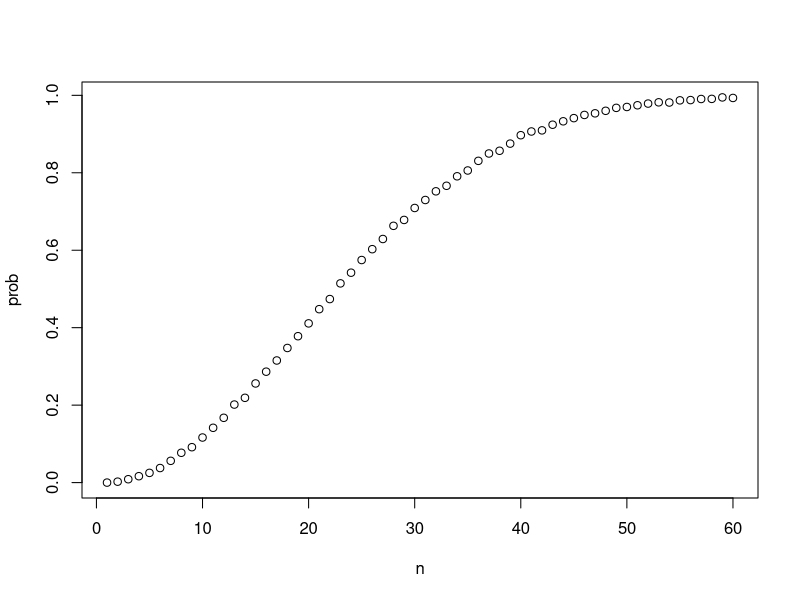
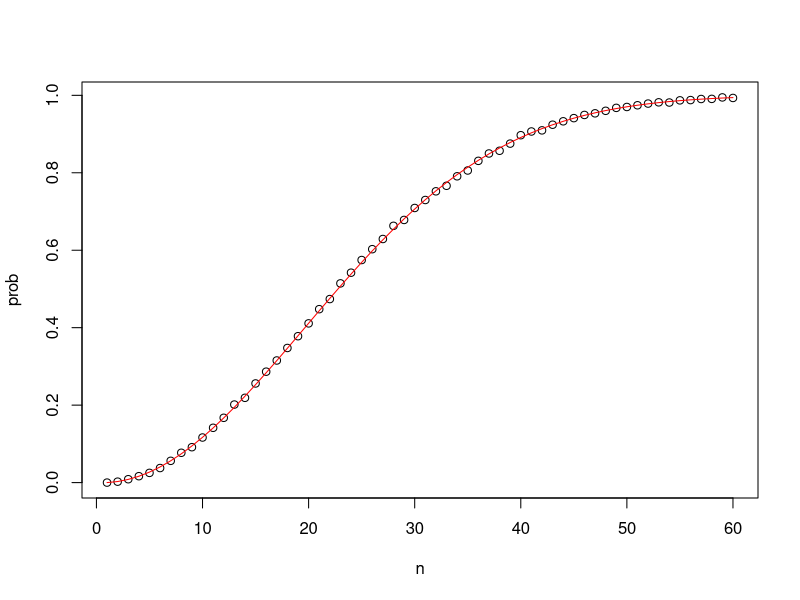
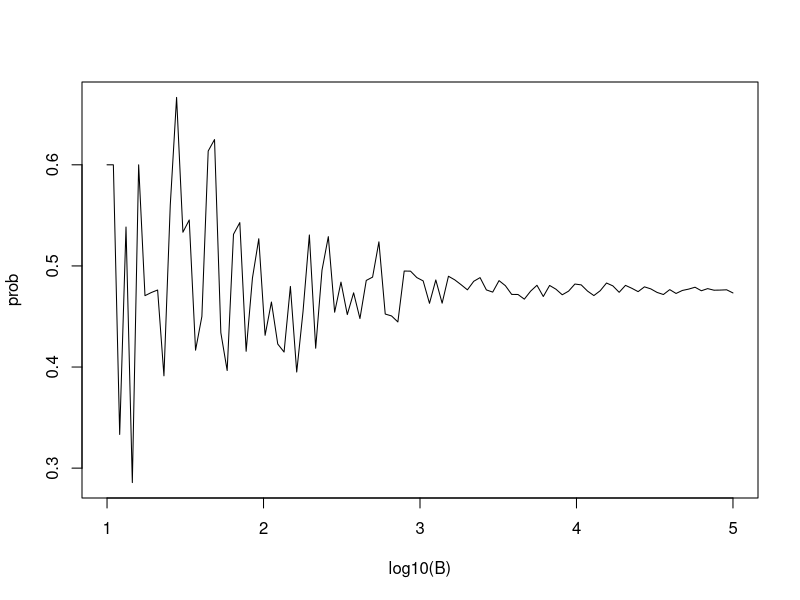
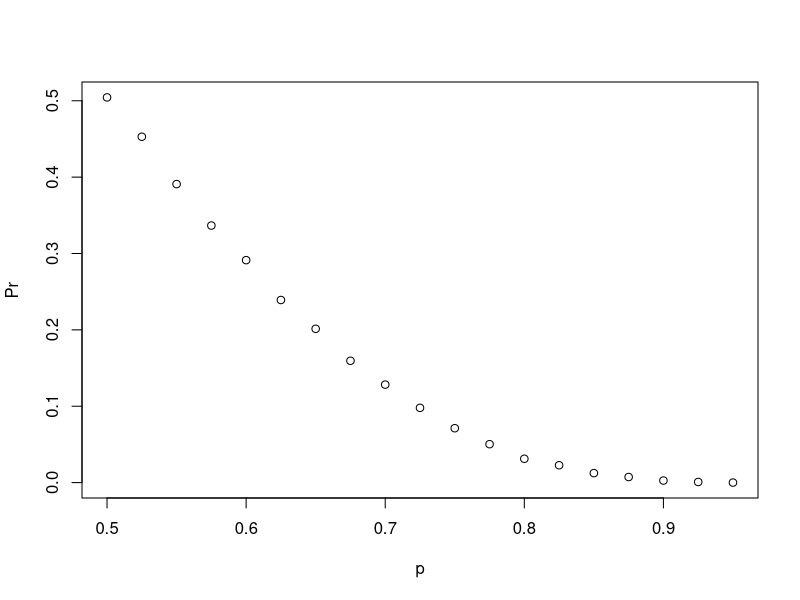
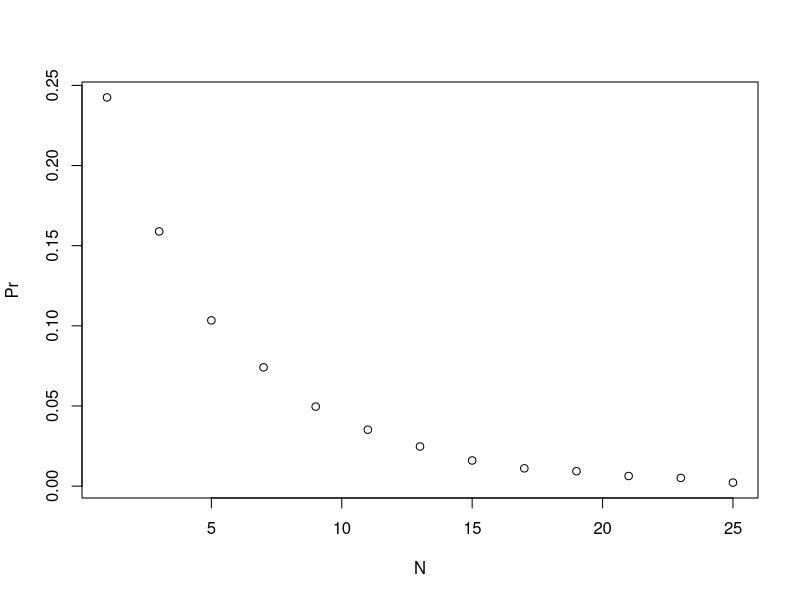
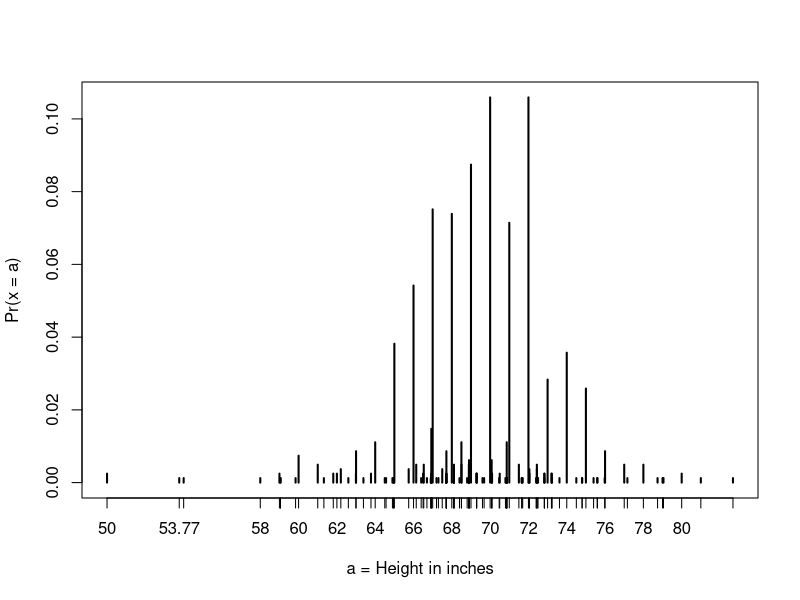
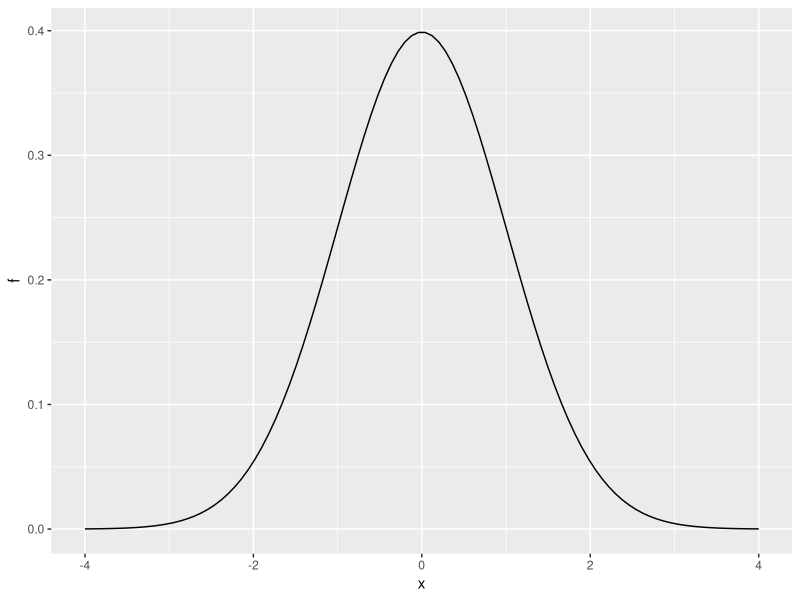
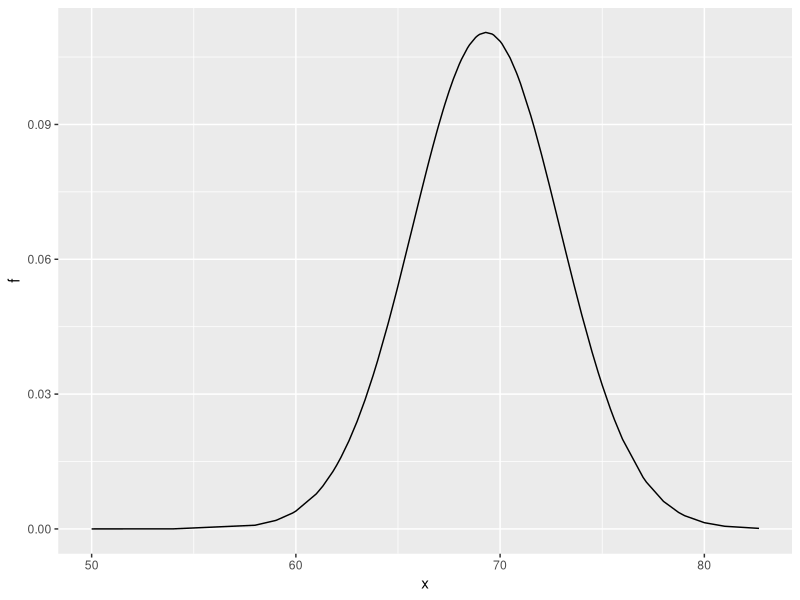

Recreate these plots in R, in order.
#  Introducing paste() and expand.grid()
# joining strings with paste
number <- "Three"
suit <- "Hearts"
paste(number, suit)

# joining vectors element-wise with paste
paste(letters[1:5], as.character(1:5))

# generating combinations of 2 vectors with expand.grid
expand.grid(pants = c("blue", "black"), shirt = c("white", "grey", "plaid"))

# Generating a deck of cards
suits <- c("Diamonds", "Clubs", "Hearts", "Spades")
numbers <- c("Ace", "Deuce", "Three", "Four", "Five", "Six", "Seven", "Eight", "Nine", "Ten", "Jack", "Queen", "King")
deck <- expand.grid(number = numbers, suit = suits)
deck <- paste(deck$number, deck$suit)

# probability of drawing a king
kings <- paste("King", suits)
mean(deck %in% kings)

# Permutations and combinations
# combination - choose p items from n items where order doesnt matter
# permutation - choose p items from n items where order matters
# install.packages('gtools')
library(gtools)
permutations(5,2)    # ways to choose 2 numbers in order from 1:5
permutations(3,2)    # order matters
combinations(3,2)    # order does not matter

all_phone_numbers <- permutations(10, 7, v = 0:9)
n <- nrow(all_phone_numbers)
all_phone_numbers <- permutations(10, 7, v = 0:9, repeats.allowed = T)
n <- nrow(all_phone_numbers)
index <- sample(n, 5)
all_phone_numbers[index,]

# probability of drawing a second king given that one king is drawn
hands <- permutations(52,2, v = deck)
hands
first_card <- hands[,1]
second_card <- hands[,2]
sum(first_card %in% kings)

sum(first_card %in% kings & second_card %in% kings) / sum(first_card %in% kings)

mean(first_card %in% kings & second_card %in% kings) # same as (1/13)*(3/51)

# Probability of a natural 21 in blackjack
aces <- paste("Ace", suits)
facecard <- c("King", "Queen", "Jack", "Ten")
facecard <- expand.grid(number = facecard, suit = suits)
facecard <- paste(facecard$number, facecard$suit)

hands <- combinations(52, 2, v=deck) # all possible hands

# probability of a natural 21 given that the ace is listed first in `combinations`
mean(hands[,1] %in% aces & hands[,2] %in% facecard)

# probability of a natural 21 checking for both ace first and ace second
mean((hands[,1] %in% aces & hands[,2] %in% facecard)|(hands[,2] %in% aces & hands[,1] %in% facecard))



# Monte Carlo simulation of natural 21 in blackjack
# Note that your exact values will differ because the process is random and the seed is not set.

# code for one hand of blackjack
hand <- sample(deck, 2)
hand

# code for B=10,000 hands of blackjack
B <- 10000
results <- replicate(B, {
  hand <- sample(deck, 2)
  (hand[1] %in% aces & hand[2] %in% facecard) | (hand[2] %in% aces & hand[1] %in% facecard)
})
mean(results)  # very close to the probability that we got earlier


# The birthday problem
# We can compute the probability of shared birthdays in a group of people by modeling birthdays as random draws from the numbers 1 through 365. We can then use this sampling model of birthdays to run a Monte Carlo simulation to estimate the probability of shared birthdays.
# checking for duplicated bdays in one 50 person group
n <- 50
bdays <- sample(1:365, n, replace = TRUE)    # generate n random birthdays
any(duplicated(bdays))    # check if any birthdays are duplicated

# Monte Carlo simulation with B=10000 replicates
B <- 10000
results <- replicate(B, {    # returns vector of B logical values
  bdays <- sample(1:365, n, replace = TRUE)
  any(duplicated(bdays))
})
mean(results) 

# function to calculate probability of shared bdays across n people
compute_prob <- function(n, B = 10000) {
  same_day <- replicate(B, {
    bdays <- sample(1:365, n, replace = TRUE)
    any(duplicated(bdays))
  })
  mean(same_day)
}

n <- seq(1, 60)
prob <- sapply(n, compute_prob)    # element-wise application of compute_prob to n
plot(n, prob)

# Computing birthday problem probabilities with sapply
# function for computing exact probability of shared birthdays for any n
exact_prob <- function(n){
  prob_unique <- seq(365, 365-n+1)/365   # vector of fractions for mult. rule
  1 - prod(prob_unique)    # calculate prob of no shared birthdays and subtract from 1
}

# applying function element-wise to vector of n values
eprob <- sapply(n, exact_prob)

# plotting Monte Carlo results and exact probabilities on same graph
plot(n, prob)    # plot Monte Carlo results
lines(n, eprob, col = "red")    # add line for exact prob

# Estimating a practical value of B
# This code runs Monte Carlo simulations to estimate the probability of shared birthdays using several B values and plots the results. When B is large enough that the estimated probability stays stable, then we have selected a useful value of B.

B <- 10^seq(1, 5, len = 100)    # defines vector of many B values
compute_prob <- function(B, n = 22){    # function to run Monte Carlo simulation with each B
  same_day <- replicate(B, {
    bdays <- sample(1:365, n, replace = TRUE)
    any(duplicated(bdays))
  })
  mean(same_day)
}

prob <- sapply(B, compute_prob)    # apply compute_prob to many values of B
plot(log10(B), prob, type = "l") # after B = 10^4 the graph is stable. We can see that it is a good number of iterations

# Lab
cyan <- 3
magenta <- 5
yellow <- 7
p_yellow <- yellow / (cyan + magenta + yellow)
p_yellow^6

p_no6 = 1-1/6
p_no6^6

simulated_games <- sample(c("lose","win"), 4, replace = TRUE, prob = c(0.6, 0.4))
B <- 10000
set.seed(1)
celtic_wins <- replicate(B, {
  simulated_games <- sample(c("lose","win"), 4, replace = TRUE, prob = c(0.6, 0.4))
  any(simulated_games == "win")
})
mean(celtic_wins)

# Monte Carlo simulations can be used to simulate random outcomes, which makes them useful when exploring ambiguous or less intuitive problems like the Monty Hall problem.
# In the Monty Hall problem, contestants choose one of three doors that may contain a prize. Then, one of the doors that was not chosen by the contestant and does not contain a prize is revealed. The contestant can then choose whether to stick with the original choice or switch to the remaining unopened door.
# Although it may seem intuitively like the contestant has a 1 in 2 chance of winning regardless of whether they stick or switch, Monte Carlo simulations demonstrate that the actual probability of winning is 1 in 3 with the stick strategy and 2 in 3 with the switch strategy.

# Monte Carlo simulation of stick strategy
B = 10000
set.seed(1)
stick = replicate(B, {
  doors = c(1:3)
  selected.door = sample(doors, 1)
  reward.door = sample(doors, 1)
  selected.door == reward.door
})
mean(stick)

# Monte Carlo simulation of change door strategy
B <- 10000
set.seed(1)
non.stick <- replicate(B, {
  doors <- c(1:3)
  selected.door <- sample(doors, 1)
  remaining.doors <- doors[!(doors == selected.door)]
  reward.door <- sample(doors, 1)
  non.reward.door <- doors[!(doors == reward.door)]
  open.door.choice <- remaining.doors[!(remaining.doors == reward.door)]
  if(length(open.door.choice) == 1){
    open.door = open.door.choice
  }else{
    open.door <- sample(open.door.choice,1)
  }
  switch.door <- doors[!(doors==open.door | doors==selected.door)]
  switch.door == reward.door
})
mean(non.stick)


# The Cavs and the Warriors Lab
# Assign a variable 'n' as the number of remaining games.
n <- 6

# Assign a variable `outcomes` as a vector of possible game outcomes, where 0 indicates a loss and 1 indicates a win for the Cavs.
outcomes <- c(0,1)

# Assign a variable `l` to a list of all possible outcomes in all remaining games. Use the `rep` function on `list(outcomes)` to create list of length `n`. 
l <- rep(list(outcomes), n)

# Create a data frame named 'possibilities' that contains all combinations of possible outcomes for the remaining games.
possibilities <- expand.grid(l)

# Create a vector named 'results' that indicates whether each row in the data frame 'possibilities' contains enough wins for the Cavs to win the series.
results <- rowSums(possibilities)>=4

# Calculate the proportion of 'results' in which the Cavs win the series. Print the outcome to the console.
mean(results)

# Solving the same with MonteCarlo
B = 10000
set.seed(1)
results <- replicate(B, {
  outcomes = c(1,0)
  sum(sample(outcomes,6, replace = T, prob = c(0.5,0.5)))>=4
})
mean(results)



# Two teams, A and B, are playing a seven series game series. Team A is better than team B and has a p>0.5 chance of winning each game.
# Use the function sapply to compute the probability, call it Pr of winning for p <- seq(0.5, 0.95, 0.025).
# Then plot the result plot(p, Pr).

# Let's assign the variable 'p' as the vector of probabilities that team A will win.
p <- seq(0.5, 0.95, 0.025)

# Given a value 'p', the probability of winning the series for the underdog team B can be computed with the following function based on a Monte Carlo simulation:
prob_win <- function(p){
  B <- 10000
  result <- replicate(B, {
    b_win <- sample(c(1,0), 7, replace = TRUE, prob = c(1-p, p))
    sum(b_win)>=4
  })
  mean(result)
}

# Apply the 'prob_win' function across the vector of probabilities that team A will win to determine the probability that team B will win. Call this object 'Pr'.
Pr <- sapply(p,prob_win)

# Plot the probability 'p' on the x-axis and 'Pr' on the y-axis.
plot(p,Pr)

# doing the same thing as above with N (best of N games) changing and prob of A to win as 0.75
N = seq(1,25,2)
prob_win <- function(N, p=0.75){
  B <- 10000
  result <- replicate(B, {
    b_win <- sample(c(1,0), N, replace = TRUE, prob = c(1-p, p))
    sum(b_win)>=(N+1)/2
  })
  mean(result)
}

Pr <- sapply(N,prob_win)
plot(N,Pr)


# Labs
library(gtools)
nrow(permutations(8,3))
nrow(permutations(3,3))
6/336

# Monte carlo simulation can all the winners be from Jamaica out of 8 runners
runners <- c("Jamaica", "Jamaica", "Jamaica", "USA", "Ecuador", "Netherlands", "France", "South Africa")
runners <- c(1:8)
B = 10000
set.seed(1)
result = replicate(B, {
  gold = sample(runners, 1)
  left = runners[!(runners == gold)]
  silver = sample(left,1)
  left2 = left[!(left == silver)]
  bronze = sample(left2,1)
  gold <= 3 & silver <=3 & bronze <= 3
})
mean(result)

####
nrow(combinations(6,1)) * nrow(combinations(6,2)) * nrow(combinations(2,1))
nrow(combinations(6,1)) * nrow(combinations(6,2)) * nrow(combinations(3,1))
nrow(combinations(6,1)) * nrow(combinations(6,3)) * nrow(combinations(3,1))

n <- c(1:12)
func = function(n){
  return(nrow(combinations(n,1)) * nrow(combinations(6,2)) * nrow(combinations(3,1))
)
}
result = sapply(n,func)
names(result) = n
result

n <- c(2:12)
func = function(n){
  return(nrow(combinations(6,1)) * nrow(combinations(n,2)) * nrow(combinations(3,1))
  )
}
result = sapply(n,func)
names(result) = n
result

# Lab Easophagel cancer

head(esoph)
nrow(esoph)
all_cases = sum(esoph$ncases)
all_cases
all_controls = sum(esoph$ncontrols)
all_controls

install.packages('tidyverse')

library('tidyverse')
summary <- esoph %>% group_by(alcgp) %>% summarize(sum_cases = sum(ncases), sum_control = sum(ncontrols)) %>% mutate(prob = sum_cases/(sum_control+ sum_cases))
View(summary)

a = esoph[esoph$alcgp == '120+',]
View(a)
sum(a$ncases)/sum(a$ncontrols)
unique(esoph$alcgp)

summary <- esoph %>% group_by(tobgp) %>% summarize(sum_cases = sum(ncases), sum_control = sum(ncontrols)) %>% mutate(prob = sum_cases/(sum_control+ sum_cases))
View(summary)

1- (78/all_cases)
1 - (525/all_controls)
45/all_cases
31/all_cases


summary <- esoph %>% mutate(grp = paste(alcgp,tobgp)) %>% group_by(grp) %>% summarize(sum_cases = sum(ncases), sum_control = sum(ncontrols)) %>% mutate(prob = sum_cases/(sum_control+ sum_cases))
View(summary)
10/all_cases

45+31-10
66/all_cases

67/all_controls
(45/all_cases) / (67/all_controls)

82/all_controls
13/all_controls

67+82-13
136/all_controls

(66/all_cases) / (136/all_controls)

# Cumulative distribution function
# Define x as male heights from the dslabs heights dataset:
  
library(tidyverse)
# install.packages('dslabs')
library(dslabs)
data(heights)
x <- heights %>% filter(sex=="Male") %>% pull(height)
# Given a vector x, we can define a function for computing the CDF of x using:
  
F <- function(a) mean(x <= a)
1 - F(70)    # probability of male taller than 70 inches

# Using pnorm() to calculate probabilities
# pnorm gives the cumm probability to have a value less than a particular value (70.5)
# in a distribution x, assuming it is normally distributed with mean(x) and sd(x)
pnorm(70.5, mean(x), sd(x))  # prob to have a height less than 70.5
1 - pnorm(70.5, mean(x), sd(x)) # prob to have a heigh more than or equal to 70.5

# Discretization and the normal approximation
# plot distribution of exact heights in data
plot(prop.table(table(x)), xlab = "a = Height in inches", ylab = "Pr(x = a)")

# probabilities in actual data over length 1 ranges containing an integer
mean(x <= 68.5) - mean(x <= 67.5)
mean(x <= 69.5) - mean(x <= 68.5)
mean(x <= 70.5) - mean(x <= 69.5)

# probabilities in normal approximation match well
pnorm(68.5, mean(x), sd(x)) - pnorm(67.5, mean(x), sd(x))
pnorm(69.5, mean(x), sd(x)) - pnorm(68.5, mean(x), sd(x))
pnorm(70.5, mean(x), sd(x)) - pnorm(69.5, mean(x), sd(x))

# probabilities in actual data over other ranges don't match normal approx as well
mean(x <= 70.9) - mean(x <= 70.1)
pnorm(70.9, mean(x), sd(x)) - pnorm(70.1, mean(x), sd(x))


# qnorm provides the reverse of pnorm
qnorm(0.99,69,3) # value of 99%ile of a distribution with mean 69 & sd 3


# Plotting the probability density for the normal distribution
library(tidyverse)
x <- seq(-4, 4, length = 100)
data.frame(x, f = dnorm(x)) %>%
  ggplot(aes(x, f)) +
  geom_line()

# Understanding the diff between pnorm & dnorm
# dnorm - gives the prob of a particular guy selected randomly to have a particular height
# pnorm - gives the cumm prob of all the guys to have height less than a particular height
data(heights)
x <- heights %>% filter(sex=="Male") %>% pull(height)
data.frame(x, f = dnorm(x, mean(x), sd(x))) %>%
  ggplot(aes(x, f)) +
  geom_line()


data(heights)
x <- heights %>% filter(sex=="Male") %>% pull(height)
data.frame(x, density.f = dnorm(x, mean(x), sd(x)), prob.f = pnorm(x, mean(x), sd(x))) %>%
  ggplot(aes(x, density.f)) +geom_line(color='blue') + geom_line(aes(x,prob.f), color='red') + geom_text(aes(x=80, y = 1.1, label = 'prob (pnorm'), size = 3, color = 'red') + geom_text(aes(x=80, y = 0.1, label = 'density (dnorm'), size = 3, color = 'blue') + ggtitle('Difference between dnorm & pnorm') + ylab('Probability') + xlab('x - Height')

# Generating normally distributed random numbers
# define x as male heights from dslabs data
library(tidyverse)
library(dslabs)
data(heights)
x <- heights %>% filter(sex=="Male") %>% pull(height)

# generate simulated height data using normal distribution - both datasets should have n observations
n <- length(x)
avg <- mean(x)
s <- sd(x)
simulated_heights <- rnorm(n, avg, s)

# plot distribution of simulated_heights
data.frame(simulated_heights = simulated_heights) %>%
  ggplot(aes(simulated_heights)) +
  geom_histogram(color="black", binwidth = 2)

# Monte Carlo simulation of tallest person over 7 feet
B <- 10000
tallest <- replicate(B, {
  simulated_data <- rnorm(800, avg, s)    # generate 800 normally distributed random heights
  max(simulated_data)    # determine the tallest height
})
mean(tallest >= 7*12) 

# You may encounter other continuous distributions (Student t, chi-squared, exponential, gamma, beta, etc.).
# R provides functions for density (d), quantile (q), probability distribution (p) and random number generation (r) for many of these distributions.
# Each distribution has a matching abbreviation (for example, norm() or t()) that is paired with the related function abbreviations (d, p, q, r) to create appropriate functions.
# For example, use rt() to generate random numbers for a Monte Carlo simulation using the Student t distribution.


# Lab
female_avg <- 64
female_sd <- 3
pnorm(5*12, female_avg, female_sd)
1 - pnorm(6*12, female_avg, female_sd)

female_avg <- 64*2.54
female_sd <- 3*2.54
pnorm(67*2.54, female_avg, female_sd) - pnorm(61*2.54, female_avg, female_sd)

female_avg <- 64
female_sd <- 3
pnorm(67, female_avg, female_sd) - pnorm(61, female_avg, female_sd)

# Lab - The distribution of IQ scores is approximately normally distributed. The average is 100 and the standard deviation is 15. Suppose you want to know the distribution of the person with the highest IQ in your school district, where 10,000 people are born each year.
# Generate 10,000 IQ scores 1,000 times using a Monte Carlo simulation. Make a histogram of the highest IQ scores.
# The variable `B` specifies the number of times we want the simulation to run.
B <- 1000
set.seed(1)
highestIQ <- replicate(B, {
  max(rnorm(10000,100,15))
})
hist(highestIQ)

# Lab
set.seed(16,sample.kind = 'Rounding')
act_scores = rnorm(10000, 20.9, 5.7)
mean(act_scores)
sd(act_scores)
sum(act_scores>=36)
mean(act_scores>30)
mean(act_scores<=10)

x = seq(1,36)
f_x = dnorm(x,20.9,5.7)
plot(x,f_x)
z = scale(act_scores)
mean(z>2)
min(act_scores[z>2])
qnorm(0.975,20.9,5.7)

fun = function(n){
  return(dnorm(n,20.9,5.7))
}
y = sapply(x, fun)
plot(x,y)

x <- seq(1,36)
data.frame(x, density.f = dnorm(x, mean(x), sd(x)), prob.f = pnorm(x, mean(x), sd(x))) %>%
  ggplot(aes(x, density.f)) +geom_line(color='blue') + geom_line(aes(x,prob.f), color='red')

df = data.frame(x, density.f = dnorm(x, mean(x), sd(x)), prob.f = pnorm(x, mean(x), sd(x)))
View(df)

qnorm(0.95,20.9,5.7)

p <- seq(0.01, 0.99, 0.01)
sample_quantiles <- quantile(act_scores,p)
sample_quantiles
theoretical_quantiles <- qnorm(p,20.9,5.7)
plot(theoretical_quantiles,sample_quantiles)

# Modeling a random variable
# define random variable x to be 1 if blue, 0 otherwise
beads <- rep(c("red", "blue"), times = c(2, 3))
x <- ifelse(sample(beads, 1) == "blue", 1, 0)

# demonstrate that the random variable is different every time
ifelse(sample(beads, 1) == "blue", 1, 0)
ifelse(sample(beads, 1) == "blue", 1, 0)
ifelse(sample(beads, 1) == "blue", 1, 0)

# Monte Carlo simulation: Chance of casino losing money on roulette
# We build a sampling model for the random variable  S  that represents the casino's total winnings. 

# sampling model 1: define urn, then sample
color <- rep(c("Black", "Red", "Green"), c(18, 18, 2)) # define the urn for the sampling model
n <- 1000
X <- sample(ifelse(color == "Red", -1, 1), n, replace = TRUE)
X[1:10]

# sampling model 2: define urn inside sample function by noting probabilities
x <- sample(c(-1, 1), n, replace = TRUE, prob = c(18/38, 20/38))    # 1000 independent draws
S <- sum(x)    # total winnings = sum of draws
S

# We use the sampling model to run a Monte Carlo simulation and use the results to estimate the probability of the casino losing money.
n <- 1000    # number of roulette players
B <- 10000    # number of Monte Carlo experiments
S <- replicate(B, {
  X <- sample(c(-1,1), n, replace = TRUE, prob = c(9/19, 10/19))    # simulate 1000 spins
  sum(X)    # determine total profit
})

mean(S < 0)  # probability of the casino losing money

# We can plot a histogram of the observed values of S as well as the normal density curve based on the mean and standard deviation of S.

library(tidyverse)
s <- seq(min(S), max(S), length = 100)    # sequence of 100 values across range of S
normal_density <- data.frame(s = s, f = dnorm(s, mean(S), sd(S))) # generate normal density for S
data.frame (S = S) %>%    # make data frame of S for histogram
  ggplot(aes(S, ..density..)) +
  geom_histogram(color = "black", binwidth = 10) +
  ylab("Probability") +
  geom_line(data = normal_density, mapping = aes(s, f), color = "blue")


# CLT
# The Central Limit Theorem (CLT) says that the distribution of the sum of a random variable is approximated by a normal distribution.

# The expected value of a random variable,  E[X]=μ , is the average of the values in the urn. This represents the expectation of one draw. 
# The standard error of one draw of a random variable is the standard deviation of the values in the urn.
# The expected value of the sum of draws is the number of draws times the expected value of the random variable. 
# The standard error of the sum of independent draws of a random variable is the square root of the number of draws times the standard deviation of the urn. 
# Equations
# These equations apply to the case where there are only two outcomes,  a  and  b  with proportions  p  and  1−p  respectively. The general principles above also apply to random variables with more than two outcomes.

# Expected value of a random variable: 
#  ap+b(1−p) 
# Expected value of the sum of n draws of a random variable: 
#  n×(ap+b(1−p)) 
# Standard deviation of an urn with two values: |b-a| * sqrt(p*(1-p))
# Standard error of the sum of n draws of a random variable: sqrt(n) * |b-a| * sqrt(p*(1-p))

# Lab American Roulette probabilities
# An American roulette wheel has 18 red, 18 black, and 2 green pockets. Each red and black pocket is associated with a number from 1 to 36. The two remaining green slots feature "0" and "00". Players place bets on which pocket they think a ball will land in after the wheel is spun. Players can bet on a specific number (0, 00, 1-36) or color (red, black, or green).

# What are the chances that the ball lands in a green pocket?
green <- 2
black <- 18
red <- 18
p_green = green/(green + black + red)
p_green

# In American roulette, the payout for winning on green is $17. This means that if you bet $1 and it lands on green, you get $17 as a prize.
# Create a model to predict your winnings from betting on green one time.
green <- 2
black <- 18
red <- 18

set.seed(1)
X = ifelse(sample(c('g','b','r'),1,prob=c(2/38,18/38,18/38)) == 'g',17,-1)

p_green = green/(green + black + red)
p_not_green = 1-p_green
expected_outcome = (17*p_green) + (-1*p_not_green)
expected_outcome

# Now, compute the standard error of that random variable, which represents a single outcome after one spin of the roulette wheel.
standard_err = abs(17-(-1))*sqrt(p_green * p_not_green)
standard_err

# Now create a random variable S that sums your winnings after betting on green 1,000 times.
set.seed(1)
n = 1000
X = ifelse(sample(c('g','b','r'),n,replace = T,prob=c(2/38,18/38,18/38)) == 'g',17,-1)
S = sum(X)
S

# In the previous exercise, you generated a vector of random outcomes, S, after betting on green 1,000 times.
# What is the expected value of S?
expected_outcome_n = n*expected_outcome
expected_outcome_n

# You generated the expected value of S, the outcomes of 1,000 bets that the ball lands in the green pocket, in the previous exercise.
# What is the standard error of S?
standard_err = abs(17-(-1))*sqrt(p_green * p_not_green)
standard_err_n = sqrt(n) * standard_err
standard_err_n

# Lab what is the prob of winning in green in 100 bets
# Assign a variable `p_green` as the probability of the ball landing in a green pocket
p_green <- 2 / 38

# Assign a variable `p_not_green` as the probability of the ball not landing in a green pocket
p_not_green <- 1-p_green

# Define the number of bets using the variable 'n'
n <- 100

# Calculate 'avg', the expected outcome of 100 spins if you win $17 when the ball lands on green and you lose $1 when the ball doesn't land on green
avg <- n * (17*p_green + -1*p_not_green)

# Compute 'se', the standard error of the sum of 100 outcomes
se <- sqrt(n) * (17 - -1)*sqrt(p_green*p_not_green)

# Using the expected value 'avg' and standard error 'se', compute the probability that you win money betting on green 100 times.
1-pnorm(0,avg,se)


# Lab
# Assign a variable `p_green` as the probability of the ball landing in a green pocket
p_green <- 2 / 38

# Assign a variable `p_not_green` as the probability of the ball not landing in a green pocket
p_not_green <- 1-p_green

# Define the number of bets using the variable 'n'
n <- 100

# The variable `B` specifies the number of times we want the simulation to run. Let's run the Monte Carlo simulation 10,000 times.
B <- 10000

# Use the `set.seed` function to make sure your answer matches the expected result after random sampling.
set.seed(1)

# Create an object called `S` that replicates the sample code for `B` iterations and sums the outcomes.
S = replicate(B,{
  s = sample(c(17,-1),n,replace = T, prob = c(p_green, p_not_green))
  sum(s)
  })

# Compute the average value for 'S'
mean(S)
sd(S)
              
mean(S>0)


# SAT Lab
p = 1/5
expected_val = p*1+ (-0.25*(1-p))
std_err = abs(1-(-0.25))*sqrt(p*(1-p))
std_err_all = std_err*sqrt(44)
std_err_all

set.seed(21, sample.kind = 'Rounding')
S = replicate(10000,{
  s = sample(c(1,-0.25),44,replace=T, prob = c(0.2,0.8))
  sum(s)
})

mean(S>=8)

0.25*44

p <- seq(0.25, 0.95, 0.05)
fun = function(p){
  S = replicate(10000,{
    s = sample(c(1,0),44,replace=T, prob = c(p,1-p))
    sum(s)
  })
  
  m = mean(S>=35)
  return(m>=0.8)
}
output = sapply(p, fun)
names(output) = p
output

# Case Study Special Roulette
# A casino offers a House Special bet on roulette, which is a bet on five pockets (00, 0, 1, 2, 3) out of 38 total pockets. The bet pays out 6 to 1. In other words, a losing bet yields -$1 and a successful bet yields $6. A gambler wants to know the chance of losing money if he places 500 bets on the roulette House Special.
p.w = 5/38
p.l = 1-p.w
eo = 6*p.w + (-1)*p.l
eo
se = abs(6-(-1))*sqrt(p.w*p.l)
se
eo*500
se/sqrt(500)
s = sample(c(6,-1),500,replace=T,prob=c(p.w,p.l))
sum(s)
500*eo
se*sqrt(500)
pnorm(0,500*eo,se*sqrt(500))

# BIG SHORT
# Interest rates for loans are set using the probability of loan defaults to calculate a rate that minimizes the probability of losing money.
# We can define the outcome of loans as a random variable. We can also define the sum of outcomes of many loans as a random variable.
# The Central Limit Theorem can be applied to fit a normal distribution to the sum of profits over many loans. We can use properties of the normal distribution to calculate the interest rate needed to ensure a certain probability of losing money for a given probability of default.

# Interest rate sampling model
n <- 1000
loss_per_foreclosure <- -200000
p <- 0.02
defaults <- sample( c(0,1), n, prob=c(1-p, p), replace = TRUE)
sum(defaults * loss_per_foreclosure)

# Interest rate Monte Carlo simulation
B <- 10000
losses <- replicate(B, {
  defaults <- sample( c(0,1), n, prob=c(1-p, p), replace = TRUE) 
  sum(defaults * loss_per_foreclosure)
})

# Plotting expected losses
library(tidyverse)
data.frame(losses_in_millions = losses/10^6) %>%
  ggplot(aes(losses_in_millions)) +
  geom_histogram(binwidth = 0.6, col = "black")

# Expected value and standard error of the sum of 1,000 loans
n*(p*loss_per_foreclosure + (1-p)*0)    # expected value 
sqrt(n)*abs(loss_per_foreclosure)*sqrt(p*(1-p))    # standard error

# Calculating interest rates for expected value of 0
# We can calculate the amount  x  to add to each loan so that the expected value is 0 using the equation  lp+x(1−p)=0 . Note that this equation is the definition of expected value given a loss per foreclosure  l  with foreclosure probability  p  and profit  x  if there is no foreclosure (probability  1−p ).
x = - loss_per_foreclosure*p/(1-p)
x
# On a $180,000 loan, this equals an interest rate of:
x/180000

# Calculating interest rate for 1% probability of losing money
l <- loss_per_foreclosure
z <- qnorm(0.01)
x <- -l*( n*p - z*sqrt(n*p*(1-p)))/ ( n*(1-p) + z*sqrt(n*p*(1-p)))
x/180000    # interest rate
loss_per_foreclosure*p + x*(1-p)    # expected value of the profit per loan
n*(loss_per_foreclosure*p + x*(1-p)) # expected value of the profit over n loans

# Monte Carlo simulation for 1% probability of losing money
B <- 100000
profit <- replicate(B, {
  draws <- sample( c(x, loss_per_foreclosure), n, 
                   prob=c(1-p, p), replace = TRUE) 
  sum(draws)
})
mean(profit)    # expected value of the profit over n loans
mean(profit<0)    # probability of losing money

# Expected value with higher default rate and interest rate
p <- .04
loss_per_foreclosure <- -200000
r <- 0.05
x <- r*180000
loss_per_foreclosure*p + x*(1-p)

# Calculating number of loans for desired probability of losing money
# The number of loans required is:
z <- qnorm(0.01)
l <- loss_per_foreclosure
n <- ceiling((z^2*(x-l)^2*p*(1-p))/(l*p + x*(1-p))^2)
n    # number of loans required
n*(loss_per_foreclosure*p + x * (1-p))    # expected profit over n loans

# Monte Carlo simulation with known default probability
# This Monte Carlo simulation estimates the expected profit given a known probability of default  p=0.04 . Note that your results will differ from the video because the seed is not set.

B <- 10000
p <- 0.04
x <- 0.05 * 180000
profit <- replicate(B, {
  draws <- sample( c(x, loss_per_foreclosure), n, 
                   prob=c(1-p, p), replace = TRUE) 
  sum(draws)
})
mean(profit)

# Monte Carlo simulation with unknown default probability
# This Monte Carlo simulation estimates the expected profit given an unknown probability of default  0.03≤p≤0.05 , modeling the situation where an event changes the probability of default for all borrowers simultaneously. Note that your results will differ from the video because the seed is not set.

p <- 0.04
x <- 0.05*180000
profit <- replicate(B, {
  new_p <- 0.04 + sample(seq(-0.01, 0.01, length = 100), 1)
  draws <- sample( c(x, loss_per_foreclosure), n, 
                   prob=c(1-new_p, new_p), replace = TRUE)
  sum(draws)
})
mean(profit)    # expected profit
mean(profit < 0)    # probability of losing money
mean(profit < -10000000)    # probability of losing over $10 million
